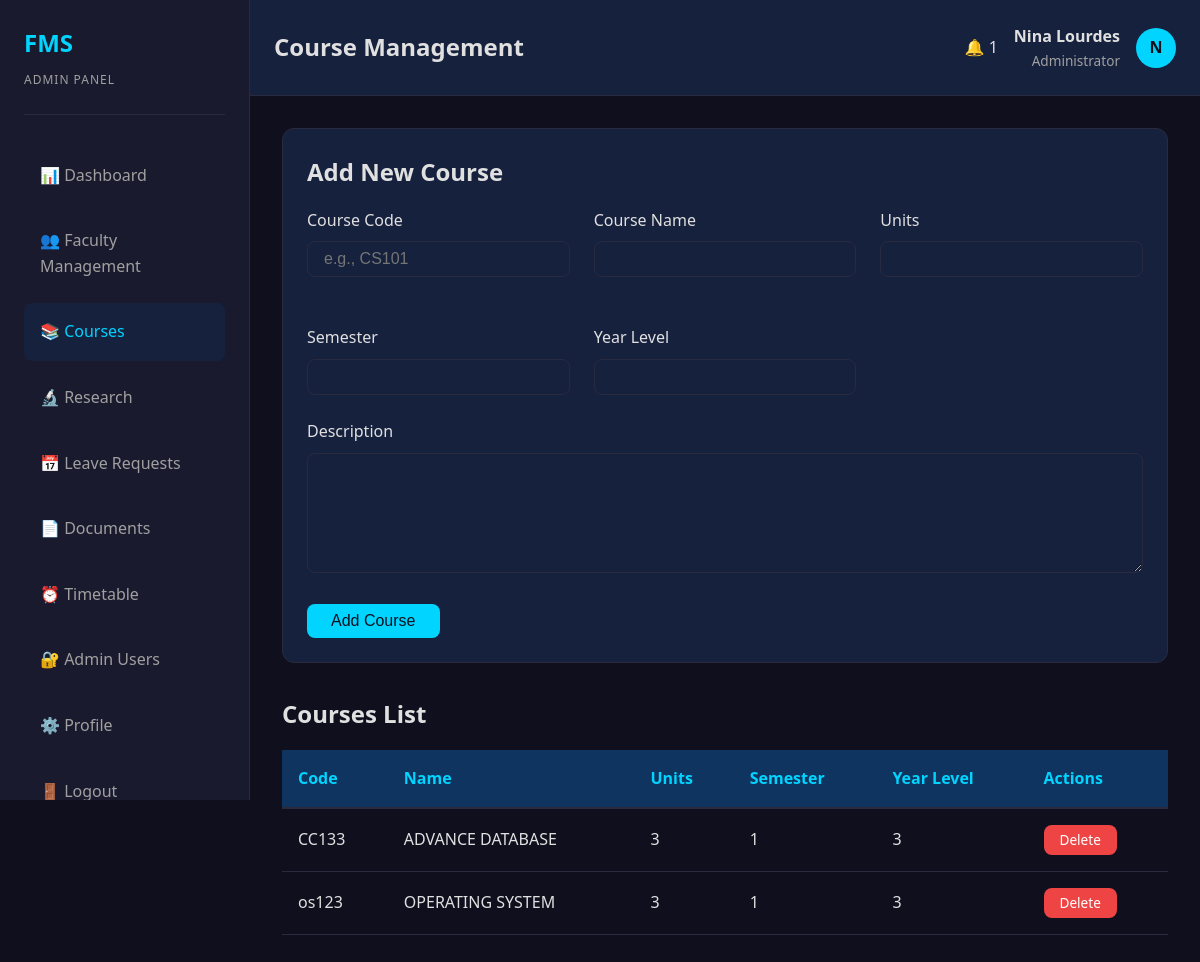
/faculty_css/admin/course-management.php (signed in), run on the app's committed database.
### tables this page shows
CREATE TABLE `courses` (
  `course_id` int(11) NOT NULL,
  `course_code` varchar(50) NOT NULL,
  `course_name` varchar(150) NOT NULL,
  `description` text DEFAULT NULL,
  `units` int(11) DEFAULT NULL,
  `semester` int(11) DEFAULT NULL,
  `year_level` int(11) DEFAULT NULL,
  `created_by` int(11) DEFAULT NULL,
  `created_at` timestamp NULL DEFAULT current_timestamp(),
  `updated_at` timestamp NULL DEFAULT current_timestamp() ON UPDATE current_timestamp()
);

### faculty_css/config/session.php (called while the page is built, shortened)
<?php
function isLoggedIn() {
    return isset($_SESSION['user_id']) && isset($_SESSION['user_type']);
}
function getCurrentUser($conn) {
    $user_id = $_SESSION['user_id'];
    $user_type = $_SESSION['user_type'];
    $query = $user_type === 'admin'
        ? "SELECT * FROM admins WHERE admin_id = ?"
        : "SELECT * FROM faculty WHERE faculty_id = ?";
    $stmt = $conn->prepare($query);
    $stmt->bind_param("i", $user_id);
    $stmt->execute();
    $result = $stmt->get_result();
    return $result->fetch_assoc();
}
?>

### faculty_css/config/notifications.php (called while the page is built, shortened)
<?php
function getUnreadCount($conn, $user_type, $user_id) {
    $stmt = $conn->prepare("SELECT COUNT(*) as count FROM notifications WHERE user_type = ? AND user_id = ? AND is_read = FALSE");
    $stmt->bind_param("si", $user_type, $user_id);
    $stmt->execute();
    $result = $stmt->get_result()->fetch_assoc();
    return $result['count'];
}
?>

### faculty_css/admin/course-management.php (the view, shortened to what this page needs)
<?php
$page_title = 'Course Management';
require_once 'header.php';
require_once '../config/database.php';
$courses_list = $conn->query("SELECT * FROM courses ORDER BY course_code ASC");
?>
<div class="form-container">
    <h3>Add New Course</h3>
    <form method="POST">
        <div class="form-row">
            <div class="form-group">
                <label for="course_code">Course Code</label>
                <input type="text" id="course_code" name="course_code" placeholder="e.g., CS101" required>
            </div>
            <div class="form-group">
                <label for="course_name">Course Name</label>
                <input type="text" id="course_name" name="course_name" required>
            </div>
            <div class="form-group">
                <label for="units">Units</label>
                <input type="number" id="units" name="units" min="1" required>
            </div>
            <div class="form-group">
                <label for="semester">Semester</label>
                <input type="number" id="semester" name="semester" min="1" max="2" required>
            </div>
            <div class="form-group">
                <label for="year_level">Year Level</label>
                <input type="number" id="year_level" name="year_level" min="1" max="4" required>
            </div>
        </div>
        <div class="form-group">
            <label for="description">Description</label>
            <textarea id="description" name="description"></textarea>
        </div>
        <button type="submit" name="add_course" class="btn btn-primary">Add Course</button>
    </form>
</div>
<h3>Courses List</h3>
<div class="table-container">
    <table>
        <thead>
            <tr>
                <th>Code</th>
                <th>Name</th>
                <th>Units</th>
                <th>Semester</th>
                <th>Year Level</th>
                <th>Actions</th>
            </tr>
        </thead>
        <tbody>
            <?php while ($course = $courses_list->fetch_assoc()): ?>
            <tr>
                <td><?php echo htmlspecialchars($course['course_code']); ?></td>
                <td><?php echo htmlspecialchars($course['course_name']); ?></td>
                <td><?php echo $course['units']; ?></td>
                <td><?php echo $course['semester']; ?></td>
                <td><?php echo $course['year_level']; ?></td>
                <td>
                    <div class="action-buttons">
                        <a href="?delete=<?php echo $course['course_id']; ?>" class="btn btn-danger btn-sm" onclick="return confirm('Are you sure?');">Delete</a>
                    </div>
                </td>
            </tr>
            <?php endwhile; ?>
        </tbody>
    </table>
</div>
<?php require_once 'footer.php'; ?>

### faculty_css/admin/header.php (shortened to what this page needs)
<?php
require_once '../config/database.php';
require_once '../config/session.php';
require_once '../config/notifications.php';
$user_type = 'admin';
$current_user = getCurrentUser(conn: $conn);
$user_id = $current_user['admin_id'];
$unread_count = getUnreadCount($conn, $user_type, $user_id);
?>
<!DOCTYPE html>
<html lang="en">
<head>
    <link rel="stylesheet" href="../assets/css/style.css">
</head>
<body>
    <div class="admin-layout">
        <aside class="sidebar">
            <div class="sidebar-header">
                <div class="sidebar-logo">FMS</div>
                <div class="sidebar-subtitle">Admin Panel</div>
            </div>
            <ul class="sidebar-menu">
                <li><a href="dashboard.php" class="<?php echo basename($_SERVER['PHP_SELF']) === 'dashboard.php' ? 'active' : ''; ?>">📊 Dashboard</a></li>
                <li><a href="faculty-management.php" class="<?php echo basename($_SERVER['PHP_SELF']) === 'faculty-management.php' ? 'active' : ''; ?>">👥 Faculty Management</a></li>
                <li><a href="course-management.php" class="<?php echo basename($_SERVER['PHP_SELF']) === 'course-management.php' ? 'active' : ''; ?>">📚 Courses</a></li>
                <li><a href="research-management.php" class="<?php echo basename($_SERVER['PHP_SELF']) === 'research-management.php' ? 'active' : ''; ?>">🔬 Research</a></li>
                <li><a href="leave-management.php" class="<?php echo basename($_SERVER['PHP_SELF']) === 'leave-management.php' ? 'active' : ''; ?>">📅 Leave Requests</a></li>
                <li><a href="documents-management.php" class="<?php echo basename($_SERVER['PHP_SELF']) === 'documents-management.php' ? 'active' : ''; ?>">📄 Documents</a></li>
                <li><a href="timetable-management.php" class="<?php echo basename($_SERVER['PHP_SELF']) === 'timetable-management.php' ? 'active' : ''; ?>">⏰ Timetable</a></li>
                <li><a href="admin-management.php" class="<?php echo basename($_SERVER['PHP_SELF']) === 'admin-management.php' ? 'active' : ''; ?>">🔐 Admin Users</a></li>
                <li><a href="profile.php" class="<?php echo basename($_SERVER['PHP_SELF']) === 'profile.php' ? 'active' : ''; ?>">⚙️ Profile</a></li>
                <li><a href="../logout.php">🚪 Logout</a></li>
            </ul>
        </aside>
        <div class="main-content">
            <div class="topbar">
                <div class="topbar-title"><?php echo isset($page_title) ? $page_title : 'Dashboard'; ?></div>
                <div class="topbar-user">
    <div class="notification-bell" id="notificationBell">
        <span class="bell-icon">🔔</span>
        <?php if ($unread_count > 0): ?>
            <span class="notification-badge"><?php echo $unread_count > 99 ? '99+' : $unread_count; ?></span>
        <?php endif; ?>
    </div>
    <div class="user-info">
        <div class="user-name"><?php echo isset($current_user['name']) ? htmlspecialchars($current_user['name']) : 'Unknown User'; ?></div>
        <div class="user-role">Administrator</div>
    </div>
    <div class="user-avatar"><?php echo isset($current_user['name']) ? strtoupper(substr($current_user['name'], 0, 1)) : '?'; ?></div>
</div>
            </div>
            <div class="content">
</body>
</html>

### faculty_css/assets/css/style.css (style rules this page uses)
:root { --primary: #1a1a2e; --primary-light: #16213e; --primary-dark: #0f3460; --accent: #00d4ff; --accent-hover: #00b8d4; --accent-light: #00e5ff; --bg-dark: #0f0f1e; --bg-secondary: #1a1a2e; --text-primary: #e0e0e0; --text-secondary: #a0a0a0; --border-color: #2a2a3e; --success: #10b981; --warning: #f59e0b; --danger: #ef4444; --info: #3b82f6; --spacing-xs: 0.25rem; --spacing-sm: 0.5rem; --spacing-md: 1rem; --spacing-lg: 1.5rem; --spacing-xl: 2rem; --spacing-2xl: 3rem; --radius-sm: 0.375rem; --radius-md: 0.5rem; --radius-lg: 0.75rem; --radius-xl: 1rem; --transition: all 0.3s ease; }
* { margin: 0; padding: 0; box-sizing: border-box; }
html, body { font-family: "Segoe UI", Tahoma, Geneva, Verdana, sans-serif; background-color: var(--bg-dark); color: var(--text-primary); line-height: 1.6; }
h1, h2, h3, h4, h5, h6 { font-weight: 600; margin-bottom: var(--spacing-md); color: var(--text-primary); }
h3 { font-size: 1.5rem; }
a { color: var(--accent); text-decoration: none; transition: var(--transition); }
.btn { display: inline-block; padding: var(--spacing-sm) var(--spacing-lg); border: none; border-radius: var(--radius-md); font-size: 1rem; cursor: pointer; transition: var(--transition); font-weight: 500; text-align: center; text-decoration: none; }
.btn-primary { background-color: var(--accent); color: var(--bg-dark); }
.btn-danger { background-color: var(--danger); color: white; }
.btn-sm { padding: var(--spacing-xs) var(--spacing-md); font-size: 0.875rem; }
.form-group { margin-bottom: var(--spacing-lg); }
label { display: block; margin-bottom: var(--spacing-sm); font-weight: 500; color: var(--text-primary); }
input[type="text"], input[type="email"], input[type="password"], input[type="date"], input[type="time"], input[type="number"], select, textarea { width: 100%; padding: var(--spacing-sm) var(--spacing-md); border: 1px solid var(--border-color); border-radius: var(--radius-md); background-color: var(--primary-light); color: var(--text-primary); font-size: 1rem; transition: var(--transition); }
textarea { resize: vertical; min-height: 120px; }
table { width: 100%; border-collapse: collapse; margin-bottom: var(--spacing-lg); }
thead { background-color: var(--primary-dark); }
th { padding: var(--spacing-md); text-align: left; font-weight: 600; color: var(--accent); border-bottom: 2px solid var(--border-color); }
td { padding: var(--spacing-md); border-bottom: 1px solid var(--border-color); }

### faculty_css/admin/header.php (style rules this page uses)
.admin-layout { display: flex; min-height: 100vh; }
.sidebar { width: 250px; background-color: var(--primary); border-right: 1px solid var(--border-color); padding: var(--spacing-lg); position: fixed; height: 100vh; overflow-y: auto; scrollbar-width: none; -ms-overflow-style: none; }
.sidebar-header { margin-bottom: var(--spacing-xl); padding-bottom: var(--spacing-lg); border-bottom: 1px solid var(--border-color); }
.sidebar-logo { font-size: 1.5rem; font-weight: 700; color: var(--accent); margin-bottom: var(--spacing-sm); }
.sidebar-subtitle { font-size: 0.75rem; color: var(--text-secondary); text-transform: uppercase; letter-spacing: 1px; }
.sidebar-menu { list-style: none; }
.sidebar-menu li { margin-bottom: var(--spacing-sm); }
.sidebar-menu a { display: block; padding: var(--spacing-md) var(--spacing-md); color: var(--text-secondary); border-radius: var(--radius-md); transition: var(--transition); text-decoration: none; }
.sidebar-menu a:hover, .sidebar-menu a.active { background-color: var(--primary-light); color: var(--accent); }
.main-content { margin-left: 250px; flex: 1; display: flex; flex-direction: column; }
.topbar { background-color: var(--primary-light); border-bottom: 1px solid var(--border-color); padding: var(--spacing-lg); display: flex; justify-content: space-between; align-items: center; }
.topbar-title { font-size: 1.5rem; font-weight: 600; color: var(--text-primary); }
.topbar-user { display: flex; align-items: center; gap: var(--spacing-md); }
.user-info { text-align: right; }
.user-name { font-weight: 600; color: var(--text-primary); }
.user-role { font-size: 0.85rem; color: var(--text-secondary); }
.user-avatar { width: 40px; height: 40px; border-radius: 50%; background-color: var(--accent); display: flex; align-items: center; justify-content: center; color: var(--bg-dark); font-weight: 700; }
.content { flex: 1; padding: var(--spacing-xl); overflow-y: auto; }

### data on the page
courses: course_code "CC133", course_name "ADVANCE DATABASE", units "3", semester "1", year_level "3"
courses: course_code "os123", course_name "OPERATING SYSTEM", units "3", semester "1", year_level "3"

### other printed values
$page_title "Course Management"
$unread_count "1"
$current_user['name'] "Nina Lourdes"
substr($current_user['name'], 0, 1) "N"
